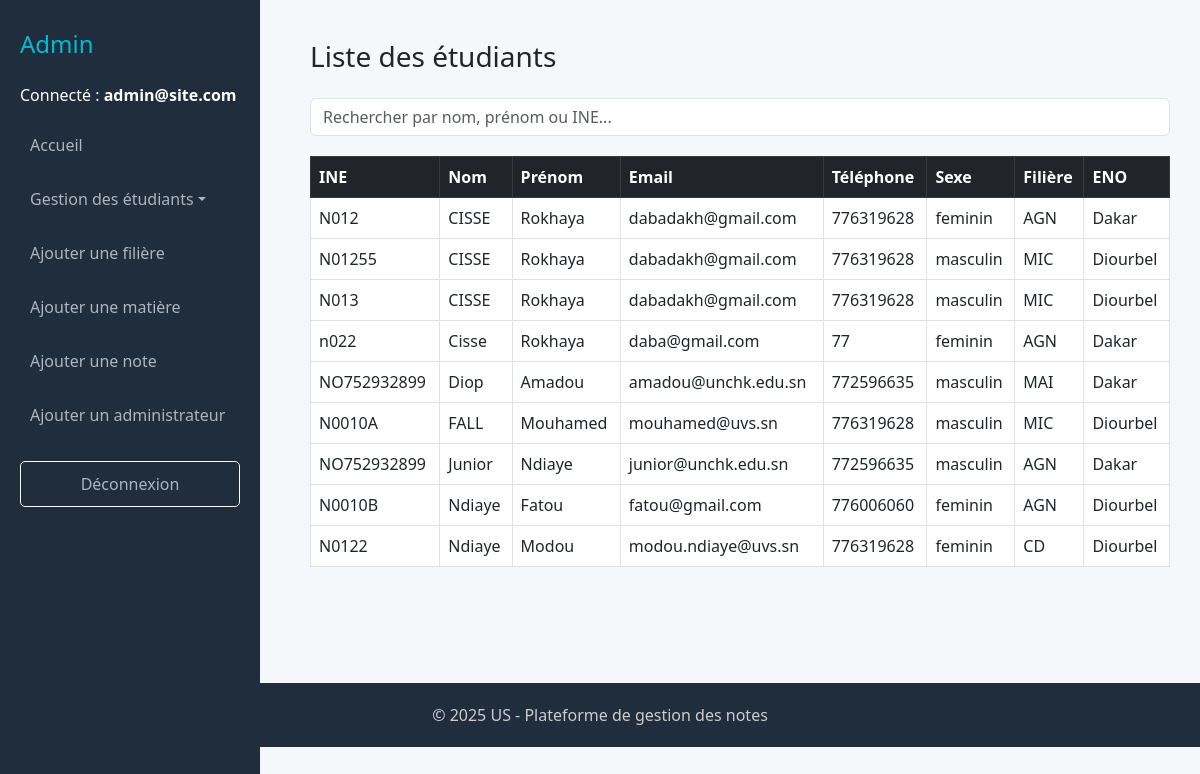
/liste_etudiants.php (signed in), run on the app's committed database.
### tables this page shows
CREATE TABLE `etudiant` (
  `id` int(11) NOT NULL,
  `ine` varchar(200) NOT NULL,
  `nom` varchar(200) NOT NULL,
  `prenom` varchar(200) NOT NULL,
  `email` varchar(30) NOT NULL,
  `telephone` int(50) NOT NULL,
  `sexe` varchar(10) NOT NULL,
  `filiere` varchar(50) NOT NULL,
  `eno` varchar(50) NOT NULL
);

### liste_etudiants.php (the view, shortened to what this page needs)
<?php
$conn = new mysqli("localhost", "root", "", "uvs_etudiant");
$etudiants = $conn->query("SELECT * FROM etudiant ORDER BY nom");
?>
<!DOCTYPE html>
<html lang="fr">
<head>
    <link href="https://cdn.jsdelivr.net/npm/bootstrap@5.3.0/dist/css/bootstrap.min.css" rel="stylesheet">
</head>
<body>
<div class="sidebar">
    <h4>Admin</h4>
    <p class="mt-4">Connecté : <strong><?php echo $_SESSION['login']; ?></strong></p>
    <a href="espace_admin.php">Accueil</a>
    <div class="dropdown">
        <a class="dropdown-toggle" data-bs-toggle="collapse" href="#etudiantMenu" role="button">Gestion des étudiants</a>
    </div>
    <a href="ajouter_filiere.php">Ajouter une filière</a>
    <a href="ajouter_matiere.php">Ajouter une matière</a>
    <a href="ajouter_note.php">Ajouter une note</a>
    <a href="ajouter_admin.php">Ajouter un administrateur</a>
    <a href="logout.php" class="btn btn-outline-light mt-4">Déconnexion</a>
</div>
<div class="main-content">
    <h3 class="mb-4">Liste des étudiants</h3>
    <div class="search-bar">
        <input type="text" id="searchInput" class="form-control" placeholder="Rechercher par nom, prénom ou INE...">
    </div>
    <div class="table-responsive">
        <table class="table table-bordered table-hover" id="etudiantTable">
            <thead class="table-dark">
                <tr>
                    <th>INE</th>
                    <th>Nom</th>
                    <th>Prénom</th>
                    <th>Email</th>
                    <th>Téléphone</th>
                    <th>Sexe</th>
                    <th>Filière</th>
                    <th>ENO</th>
                </tr>
            </thead>
            <tbody>
                <?php while ($row = $etudiants->fetch_assoc()): ?>
                    <tr>
                        <td><?= $row['ine']; ?></td>
                        <td><?= ucfirst($row['nom']); ?></td>
                        <td><?= ucfirst($row['prenom']); ?></td>
                        <td><?= $row['email']; ?></td>
                        <td><?= $row['telephone']; ?></td>
                        <td><?= $row['sexe']; ?></td>
                        <td><?= $row['filiere']; ?></td>
                        <td><?= $row['eno']; ?></td>
                    </tr>
                <?php endwhile; ?>
            </tbody>
        </table>
    </div>
</div>
<footer>
    &copy; <?php echo date('Y'); ?> US - Plateforme de gestion des notes
</footer>
</body>
</html>

### liste_etudiants.php (style rules this page uses)
body { background-color: #f5f7fa; font-family: 'Segoe UI', sans-serif; }
.sidebar { height: 100vh; background-color: #1f2d3d; color: white; position: fixed; width: 260px; padding: 30px 20px; }
.sidebar h4 { color: #00bcd4; }
.sidebar a, .sidebar .dropdown-toggle { display: block; color: #adb5bd; padding: 10px; margin: 10px 0; text-decoration: none; border-radius: 5px; }
.main-content { margin-left: 280px; padding: 40px 30px; }
footer { background-color: #1f2d3d; color: #ccc; padding: 20px 0; text-align: center; margin-top: 60px; }
.search-bar { margin-bottom: 20px; }

### data on the page
etudiant: ine "N012", nom "CISSE", prenom "Rokhaya", email "dabadakh@gmail.com", telephone "776319628", sexe "feminin", filiere "AGN", eno "Dakar"
etudiant: ine "N01255", nom "CISSE", prenom "Rokhaya", email "dabadakh@gmail.com", telephone "776319628", sexe "masculin", filiere "MIC", eno "Diourbel"
etudiant: ine "N013", nom "CISSE", prenom "Rokhaya", email "dabadakh@gmail.com", telephone "776319628", sexe "masculin", filiere "MIC", eno "Diourbel"
etudiant: ine "n022", nom "Cisse", prenom "Rokhaya", email "daba@gmail.com", telephone "77", sexe "feminin", filiere "AGN", eno "Dakar"
etudiant: ine "NO752932899", nom "Diop", prenom "Amadou", email "amadou@unchk.edu.sn", telephone "772596635", sexe "masculin", filiere "MAI", eno "Dakar"
etudiant: ine "N0010A", nom "FALL", prenom "Mouhamed", email "mouhamed@uvs.sn", telephone "776319628", sexe "masculin", filiere "MIC", eno "Diourbel"
etudiant: ine "NO752932899", nom "Junior", prenom "Ndiaye", email "junior@unchk.edu.sn", telephone "772596635", sexe "masculin", filiere "AGN", eno "Dakar"
etudiant: ine "N0010B", nom "Ndiaye", prenom "Fatou", email "fatou@gmail.com", telephone "776006060", sexe "feminin", filiere "AGN", eno "Diourbel"
etudiant: ine "N0122", nom "Ndiaye", prenom "Modou", email "modou.ndiaye@uvs.sn", telephone "776319628", sexe "feminin", filiere "CD", eno "Diourbel"

### other printed values
$_SESSION['login'] "admin@site.com"
